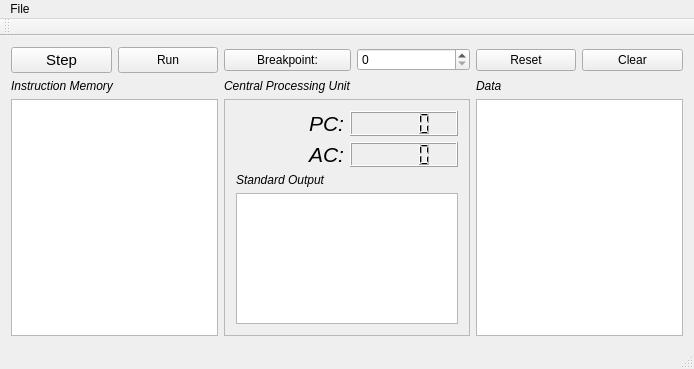
<?xml version="1.0" encoding="UTF-8"?>
<ui version="4.0">
 <class>ComputerSimGUI</class>
 <widget class="QMainWindow" name="ComputerSimGUI">
  <property name="enabled">
   <bool>true</bool>
  </property>
  <property name="geometry">
   <rect>
    <x>0</x>
    <y>0</y>
    <width>694</width>
    <height>369</height>
   </rect>
  </property>
  <property name="windowTitle">
   <string>ComputerSimGUI</string>
  </property>
  <property name="layoutDirection">
   <enum>Qt::LeftToRight</enum>
  </property>
  <property name="animated">
   <bool>false</bool>
  </property>
  <widget class="QWidget" name="centralWidget">
   <layout class="QGridLayout" name="gridLayout_2">
    <item row="0" column="1">
     <widget class="QPushButton" name="runAllButton">
      <property name="sizePolicy">
       <sizepolicy hsizetype="Expanding" vsizetype="Minimum">
        <horstretch>0</horstretch>
        <verstretch>0</verstretch>
       </sizepolicy>
      </property>
      <property name="whatsThis">
       <string>&lt;html&gt;&lt;head/&gt;&lt;body&gt;&lt;p&gt;Run All&lt;/p&gt;&lt;/body&gt;&lt;/html&gt;</string>
      </property>
      <property name="styleSheet">
       <string notr="true">Run</string>
      </property>
      <property name="text">
       <string>Run</string>
      </property>
      <property name="checkable">
       <bool>false</bool>
      </property>
      <property name="autoRepeat">
       <bool>false</bool>
      </property>
      <property name="autoDefault">
       <bool>false</bool>
      </property>
      <property name="default">
       <bool>false</bool>
      </property>
      <property name="flat">
       <bool>false</bool>
      </property>
     </widget>
    </item>
    <item row="0" column="2">
     <widget class="QPushButton" name="addBreakPointButton">
      <property name="sizePolicy">
       <sizepolicy hsizetype="Expanding" vsizetype="Fixed">
        <horstretch>0</horstretch>
        <verstretch>0</verstretch>
       </sizepolicy>
      </property>
      <property name="text">
       <string>Breakpoint:</string>
      </property>
     </widget>
    </item>
    <item row="0" column="4">
     <widget class="QPushButton" name="resetButton">
      <property name="text">
       <string>Reset</string>
      </property>
     </widget>
    </item>
    <item row="0" column="5">
     <widget class="QPushButton" name="clearButton">
      <property name="text">
       <string>Clear</string>
      </property>
     </widget>
    </item>
    <item row="0" column="0">
     <widget class="QPushButton" name="stepThroughButton">
      <property name="sizePolicy">
       <sizepolicy hsizetype="Expanding" vsizetype="Fixed">
        <horstretch>0</horstretch>
        <verstretch>0</verstretch>
       </sizepolicy>
      </property>
      <property name="font">
       <font>
        <family>Ubuntu</family>
        <pointsize>11</pointsize>
        <kerning>false</kerning>
       </font>
      </property>
      <property name="toolTip">
       <string>&lt;html&gt;&lt;head/&gt;&lt;body&gt;&lt;p&gt;Step Through&lt;/p&gt;&lt;/body&gt;&lt;/html&gt;</string>
      </property>
      <property name="whatsThis">
       <string>&lt;html&gt;&lt;head/&gt;&lt;body&gt;&lt;p&gt;Run All&lt;/p&gt;&lt;/body&gt;&lt;/html&gt;&lt;!DOCTYPE HTML PUBLIC &quot;-//W3C//DTD HTML 4.0//EN&quot; &quot;http://www.w3.org/TR/REC-html40/strict.dtd&quot;&gt;
&lt;html&gt;&lt;head&gt;&lt;meta name=&quot;qrichtext&quot; content=&quot;1&quot; /&gt;&lt;style type=&quot;text/css&quot;&gt;
p, li { white-space: pre-wrap; }
&lt;/style&gt;&lt;/head&gt;&lt;body style=&quot; font-family:'Ubuntu'; font-size:11pt; font-weight:400; font-style:normal;&quot;&gt;
&lt;p style=&quot; margin-top:12px; margin-bottom:12px; margin-left:0px; margin-right:0px; -qt-block-indent:0; text-indent:0px;&quot;&gt;&lt;span style=&quot; font-size:26pt;&quot;&gt;Step Through&lt;/span&gt;&lt;img src=&quot;:/new/icons/step&quot; /&gt;&lt;/p&gt;&lt;/body&gt;&lt;/html&gt;</string>
      </property>
      <property name="layoutDirection">
       <enum>Qt::LeftToRight</enum>
      </property>
      <property name="styleSheet">
       <string notr="true"/>
      </property>
      <property name="text">
       <string>Step</string>
      </property>
     </widget>
    </item>
    <item row="0" column="3">
     <widget class="QSpinBox" name="breakLineSpinBox">
      <property name="sizePolicy">
       <sizepolicy hsizetype="Expanding" vsizetype="Fixed">
        <horstretch>0</horstretch>
        <verstretch>0</verstretch>
       </sizepolicy>
      </property>
      <property name="minimum">
       <number>0</number>
      </property>
      <property name="maximum">
       <number>127</number>
      </property>
      <property name="value">
       <number>0</number>
      </property>
     </widget>
    </item>
    <item row="1" column="0" colspan="2">
     <widget class="QLabel" name="label">
      <property name="font">
       <font>
        <italic>true</italic>
       </font>
      </property>
      <property name="text">
       <string>Instruction Memory</string>
      </property>
     </widget>
    </item>
    <item row="1" column="2">
     <widget class="QLabel" name="label_2">
      <property name="font">
       <font>
        <italic>true</italic>
       </font>
      </property>
      <property name="text">
       <string>Central Processing Unit</string>
      </property>
     </widget>
    </item>
    <item row="1" column="4">
     <widget class="QLabel" name="label_3">
      <property name="font">
       <font>
        <italic>true</italic>
       </font>
      </property>
      <property name="text">
       <string>Data</string>
      </property>
     </widget>
    </item>
    <item row="2" column="0" colspan="2">
     <widget class="QTableView" name="instructionMemoryView">
      <property name="editTriggers">
       <set>QAbstractItemView::NoEditTriggers</set>
      </property>
      <property name="tabKeyNavigation">
       <bool>true</bool>
      </property>
     </widget>
    </item>
    <item row="2" column="2" colspan="2">
     <widget class="QFrame" name="frame">
      <property name="sizePolicy">
       <sizepolicy hsizetype="Expanding" vsizetype="Preferred">
        <horstretch>0</horstretch>
        <verstretch>0</verstretch>
       </sizepolicy>
      </property>
      <property name="minimumSize">
       <size>
        <width>162</width>
        <height>0</height>
       </size>
      </property>
      <property name="frameShape">
       <enum>QFrame::StyledPanel</enum>
      </property>
      <property name="frameShadow">
       <enum>QFrame::Raised</enum>
      </property>
      <layout class="QGridLayout" name="gridLayout">
       <item row="0" column="1">
        <widget class="QLCDNumber" name="programCounterlcdNumber">
         <property name="enabled">
          <bool>true</bool>
         </property>
         <property name="sizePolicy">
          <sizepolicy hsizetype="Expanding" vsizetype="Minimum">
           <horstretch>0</horstretch>
           <verstretch>0</verstretch>
          </sizepolicy>
         </property>
         <property name="maximumSize">
          <size>
           <width>16777215</width>
           <height>16777215</height>
          </size>
         </property>
         <property name="font">
          <font>
           <family>Ubuntu</family>
           <pointsize>11</pointsize>
           <weight>75</weight>
           <italic>true</italic>
           <bold>true</bold>
          </font>
         </property>
         <property name="autoFillBackground">
          <bool>true</bool>
         </property>
         <property name="styleSheet">
          <string notr="true"/>
         </property>
         <property name="smallDecimalPoint">
          <bool>true</bool>
         </property>
         <property name="numDigits">
          <number>4</number>
         </property>
         <property name="digitCount">
          <number>4</number>
         </property>
        </widget>
       </item>
       <item row="5" column="0">
        <spacer name="verticalSpacer">
         <property name="orientation">
          <enum>Qt::Vertical</enum>
         </property>
         <property name="sizeHint" stdset="0">
          <size>
           <width>77</width>
           <height>59</height>
          </size>
         </property>
        </spacer>
       </item>
       <item row="2" column="0">
        <spacer name="verticalSpacer_2">
         <property name="orientation">
          <enum>Qt::Vertical</enum>
         </property>
         <property name="sizeHint" stdset="0">
          <size>
           <width>20</width>
           <height>40</height>
          </size>
         </property>
        </spacer>
       </item>
       <item row="1" column="1">
        <widget class="QLCDNumber" name="accumulatorlcdNumber">
         <property name="sizePolicy">
          <sizepolicy hsizetype="Expanding" vsizetype="Minimum">
           <horstretch>0</horstretch>
           <verstretch>0</verstretch>
          </sizepolicy>
         </property>
         <property name="font">
          <font>
           <weight>75</weight>
           <italic>true</italic>
           <bold>true</bold>
           <underline>false</underline>
          </font>
         </property>
         <property name="autoFillBackground">
          <bool>true</bool>
         </property>
         <property name="smallDecimalPoint">
          <bool>true</bool>
         </property>
         <property name="numDigits">
          <number>4</number>
         </property>
        </widget>
       </item>
       <item row="3" column="0" colspan="2">
        <widget class="QLabel" name="label_4">
         <property name="sizePolicy">
          <sizepolicy hsizetype="Expanding" vsizetype="Preferred">
           <horstretch>0</horstretch>
           <verstretch>0</verstretch>
          </sizepolicy>
         </property>
         <property name="font">
          <font>
           <italic>true</italic>
          </font>
         </property>
         <property name="text">
          <string>Standard Output</string>
         </property>
        </widget>
       </item>
       <item row="4" column="0" colspan="2">
        <widget class="QTableView" name="errorView">
         <property name="sizePolicy">
          <sizepolicy hsizetype="Expanding" vsizetype="Expanding">
           <horstretch>0</horstretch>
           <verstretch>0</verstretch>
          </sizepolicy>
         </property>
         <property name="editTriggers">
          <set>QAbstractItemView::NoEditTriggers</set>
         </property>
        </widget>
       </item>
       <item row="0" column="0">
        <widget class="QLabel" name="ProgramCounter">
         <property name="sizePolicy">
          <sizepolicy hsizetype="Expanding" vsizetype="Preferred">
           <horstretch>0</horstretch>
           <verstretch>0</verstretch>
          </sizepolicy>
         </property>
         <property name="font">
          <font>
           <pointsize>16</pointsize>
           <italic>true</italic>
          </font>
         </property>
         <property name="layoutDirection">
          <enum>Qt::LeftToRight</enum>
         </property>
         <property name="text">
          <string>PC:</string>
         </property>
         <property name="alignment">
          <set>Qt::AlignRight|Qt::AlignTrailing|Qt::AlignVCenter</set>
         </property>
        </widget>
       </item>
       <item row="1" column="0">
        <widget class="QLabel" name="Acculmulator">
         <property name="sizePolicy">
          <sizepolicy hsizetype="Expanding" vsizetype="Preferred">
           <horstretch>0</horstretch>
           <verstretch>0</verstretch>
          </sizepolicy>
         </property>
         <property name="font">
          <font>
           <pointsize>16</pointsize>
           <italic>true</italic>
          </font>
         </property>
         <property name="text">
          <string>AC:</string>
         </property>
         <property name="alignment">
          <set>Qt::AlignRight|Qt::AlignTrailing|Qt::AlignVCenter</set>
         </property>
        </widget>
       </item>
      </layout>
     </widget>
    </item>
    <item row="2" column="4" colspan="2">
     <widget class="QTableView" name="dataTableView">
      <property name="editTriggers">
       <set>QAbstractItemView::NoEditTriggers</set>
      </property>
     </widget>
    </item>
   </layout>
  </widget>
  <widget class="QMenuBar" name="menuBar">
   <property name="geometry">
    <rect>
     <x>0</x>
     <y>0</y>
     <width>694</width>
     <height>25</height>
    </rect>
   </property>
   <widget class="QMenu" name="menuFile">
    <property name="title">
     <string>File</string>
    </property>
    <addaction name="actionOpen"/>
   </widget>
   <addaction name="menuFile"/>
  </widget>
  <widget class="QToolBar" name="mainToolBar">
   <attribute name="toolBarArea">
    <enum>TopToolBarArea</enum>
   </attribute>
   <attribute name="toolBarBreak">
    <bool>false</bool>
   </attribute>
  </widget>
  <widget class="QStatusBar" name="statusBar"/>
  <action name="actionOpen">
   <property name="text">
    <string>Open</string>
   </property>
  </action>
  <action name="actionSave_As">
   <property name="text">
    <string>Save As</string>
   </property>
  </action>
 </widget>
 <layoutdefault spacing="6" margin="11"/>
 <resources/>
 <connections>
  <connection>
   <sender>instructionMemoryView</sender>
   <signal>activated(QModelIndex)</signal>
   <receiver>programCounterlcdNumber</receiver>
   <slot>setBinMode()</slot>
   <hints>
    <hint type="sourcelabel">
     <x>200</x>
     <y>165</y>
    </hint>
    <hint type="destinationlabel">
     <x>398</x>
     <y>128</y>
    </hint>
   </hints>
  </connection>
 </connections>
</ui>
